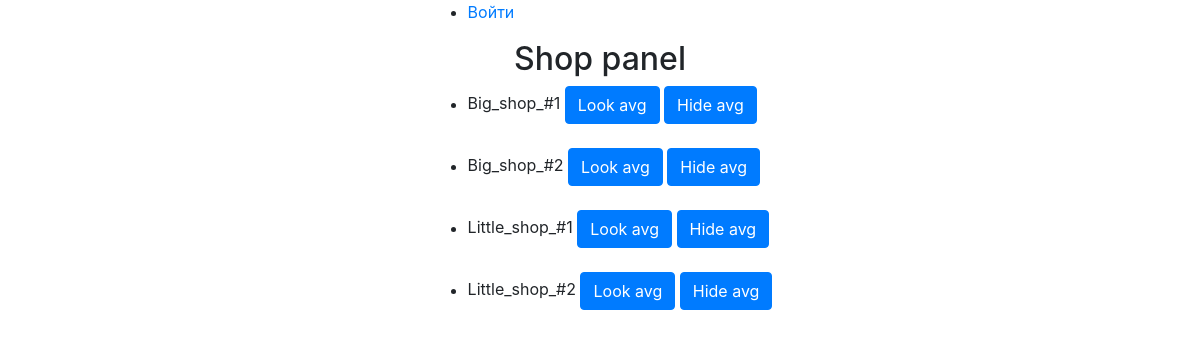
/shop_view/, run on the app's committed database.
### shop/models.py (models this page shows)
class Shop(models.Model):
    shop_title = models.CharField(max_length=100)
    director = models.ForeignKey(Director, related_name='shops', on_delete=models.CASCADE)

### shop/views.py (the view)
# urls.py: path('shop_view/', views.shop_view),
def shop_view(request):
    shops = Shop.objects.all()
    shop_info = []
    for shop in shops:
        consults = Consultant.objects.filter(shop=shop)
        avg = round(sum([val.sold_goods for val in consults]) / consults.count(), 1)
        shop_info.append({'id': shop.id,
                          "title": shop.shop_title,
                          "avg": avg})
    context = {'shop_info': shop_info,
               'username': auth.get_user(request).username}
    return render_to_response('shop/shop_info.html', context)

### shop/templates/shop/shop_info.html (shortened to what this page needs)
<!DOCTYPE html>
<html lang="en">
<head>
</head>
<body style="margin: auto; display: table;">
    {% extends 'base.html' %}
    {% block content %}
    {% load bootstrap4 %}
    {% bootstrap_css %}
    <h2 style="text-align: center;">Shop panel</h2>
    <ul>
        {% for shop in shop_info %}
            <li>
                {{shop.title}}
                {% buttons %}
                <button onclick="display_avg('{{shop.id}}')" class="btn btn-primary">Look avg</button>
                <button onclick="hide_avg('{{shop.id}}')" class="btn btn-primary">Hide avg</button>
                {% endbuttons %}
            </li>
            <br/>
        {% endfor %}
    </ul>
    {% endblock %}

### data on the page
Shop: title "Big_shop_#1"
Shop: title "Big_shop_#2"
Shop: title "Little_shop_#1"
Shop: title "Little_shop_#2"
